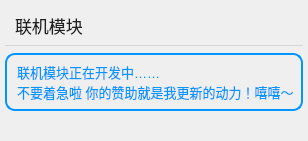
      <widget class="QWidget" name="page_2">
       <property name="styleSheet">
        <string notr="true">QLabel{border-style:none;color:rgb(33, 33, 33);background-color: rgba(255, 255, 255, 0);}</string>
       </property>
       <layout class="QGridLayout" name="gridLayout_7">
        <property name="leftMargin">
         <number>5</number>
        </property>
        <property name="topMargin">
         <number>0</number>
        </property>
        <property name="rightMargin">
         <number>5</number>
        </property>
        <property name="bottomMargin">
         <number>0</number>
        </property>
        <item row="4" column="0" colspan="2">
         <spacer name="verticalSpacer_3">
          <property name="orientation">
           <enum>Qt::Vertical</enum>
          </property>
          <property name="sizeHint" stdset="0">
           <size>
            <width>20</width>
            <height>30</height>
           </size>
          </property>
         </spacer>
        </item>
        <item row="1" column="0">
         <widget class="QLabel" name="label_9">
          <property name="styleSheet">
           <string notr="true">font-size: 17px;</string>
          </property>
          <property name="text">
           <string>联机模块</string>
          </property>
          <property name="indent">
           <number>10</number>
          </property>
         </widget>
        </item>
        <item row="2" column="0" colspan="2">
         <widget class="Line" name="line">
          <property name="styleSheet">
           <string notr="true">color:rgb(214, 214, 214)</string>
          </property>
          <property name="frameShadow">
           <enum>QFrame::Plain</enum>
          </property>
          <property name="midLineWidth">
           <number>1</number>
          </property>
          <property name="orientation">
           <enum>Qt::Horizontal</enum>
          </property>
         </widget>
        </item>
        <item row="3" column="0" colspan="2">
         <widget class="QWidget" name="widget_5" native="true">
          <property name="styleSheet">
           <string notr="true">QWidget{border-radius:10px;border:2px solid rgb(0, 150, 255);}
QLabel{border-style:none;color:rgb(0, 150, 255);}</string>
          </property>
          <layout class="QGridLayout" name="gridLayout_8">
           <property name="leftMargin">
            <number>12</number>
           </property>
           <item row="1" column="0">
            <widget class="QLabel" name="label_8">
             <property name="styleSheet">
              <string notr="true">font-size: 13px;</string>
             </property>
             <property name="text">
              <string>联机模块正在开发中……
不要着急啦 你的赞助就是我更新的动力！嘻嘻～</string>
             </property>
            </widget>
           </item>
          </layout>
         </widget>
        </item>
        <item row="0" column="0">
         <spacer name="horizontalSpacer_3">
          <property name="orientation">
           <enum>Qt::Horizontal</enum>
          </property>
          <property name="sizeHint" stdset="0">
           <size>
            <width>49</width>
            <height>13</height>
           </size>
          </property>
         </spacer>
        </item>
       </layout>
      </widget>
